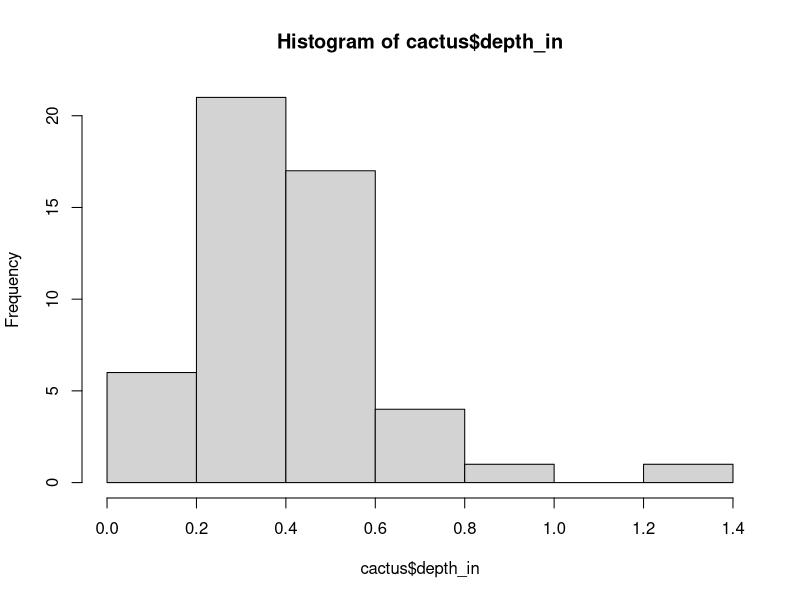

This chart was generated by the following R code:
## ---- chunk 1
knitr::opts_chunk$set(echo = FALSE)
## ---- chunk 2
counts <- c(63, 69, 60, 65, NA, 68, 61, 70, 61, 59, 64, 69, 63, 63, 72, 65, 64, 70, 63, 65)
## ---- chunk 3
mean(counts)
## ---- chunk 4
mean(counts, na.rm = TRUE)
## ---- chunk 5
counts[counts < 66]
## ---- chunk 6
pet_names <- c("Mystery", "Hazel", "Spud", "Pancho")
pet_names
## ---- chunk 7
pet_names[3]
## ---- chunk 8
pet_names[pet_names == "Spud"]
## ---- chunk 9
cactus <- read.csv("../data_raw/AllCactusData.csv")
## ---- chunk 10
head(cactus)
## ---- chunk 11
mean(cactus$length_in)
## ---- chunk 12
round(mean(cactus$length_in), digits = 1)
## ---- chunk 13
hist(cactus$depth_in)
## ---- chunk 14
cactus[cactus$spines == "N", 9]
## ---- chunk 15
ficus <- cactus[cactus$species == "Opuntia ficus-indica", ]
head(ficus, 10)
santa_rita <- cactus[cactus$species == "Opuntia santa-rita", ]
head(santa_rita, 10)
## ---- chunk 16
mean_ficus <- mean(ficus$width_in)
mean_ficus
mean_santa <- mean(santa_rita$width_in)
mean_santa
## ---- chunk 17
sd_ficus <- sd(ficus$width_in)
sd_ficus
sd_santa <- sd(santa_rita$width_in)
sd_santa
